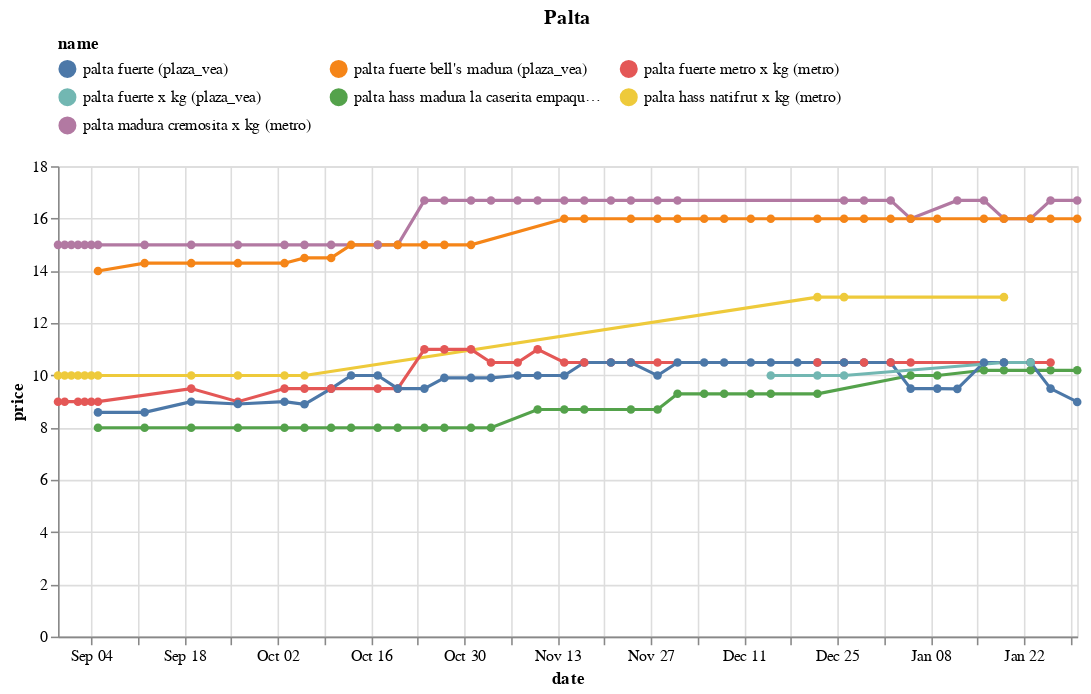

Write notebook code for a chart like this one.
### Code cell
(df
 .loc[df.name.isin(names)]
 .pipe(alt.Chart)
 .mark_line(point=True)
 .encode(x='date', y='price', color='name', tooltip=['name','price'])
 .properties(width=650, title='Palta')
 .configure_legend(orient='top', columns=3)
)

### Figure 1 — Vega-Lite specification as saved in the notebook (floating-point values rounded to 4 significant figures; data arrays with more than 128 entries replaced by an {"elided": "..."} marker saying what was removed)
{"config": {"view": {"continuousWidth": 400, "continuousHeight": 300}, "legend": {"columns": 3, "orient": "top"}}, "data": {"name": "data-86e37aad82fefaeca52b961f9f691b8d"}, "mark": {"type": "line", "point": true}, "encoding": {"color": {"field": "name", "type": "nominal"}, "tooltip": [{"field": "name", "type": "nominal"}, {"field": "price", "type": "quantitative"}], "x": {"field": "date", "type": "temporal"}, "y": {"field": "price", "type": "quantitative"}}, "title": "Palta", "width": 650, "$schema": "https://vega.github.io/schema/vega-lite/v4.17.0.json", "datasets": {"data-86e37aad82fefaeca52b961f9f691b8d": {"elided": "192 records"}}}
